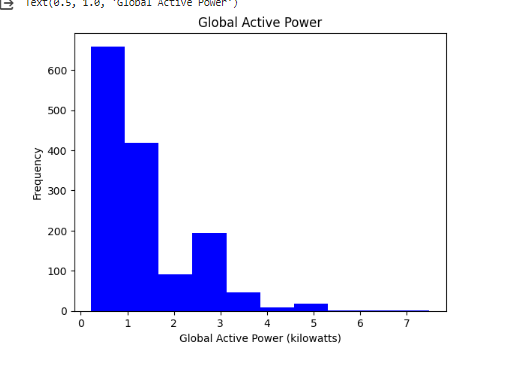

Write Python code to recreate this figure.
# -*- coding: utf-8 -*-
"""plot1.ipynb

Automatically generated by Colaboratory.

Original file is located at
    https://colab.research.google.com/drive/17bTt3XUafhRU1Xkht0vU5QFhxRKPJSYx

step 1: Import Libraries
"""

import pandas as pd
import matplotlib.pyplot as plt

"""Step 2: Load the dataset and apply filter"""

data = pd.read_csv("/content/household_power_consumption.txt",
                   sep=";",
                   na_values=["?"],
                   parse_dates={'DateTime': ['Date', 'Time']},
                   keep_date_col=True,
                   dayfirst=True)
data = data[(data['DateTime'] >= '2007-02-01') & (data['DateTime'] <= '2007-02-02')]

"""Step 3: Make a plot"""

plt.hist(data['Global_active_power'],
         bins=10,
         color='blue')
plt.xlabel('Global Active Power (kilowatts)')
plt.ylabel('Frequency')
plt.title('Global Active Power')
